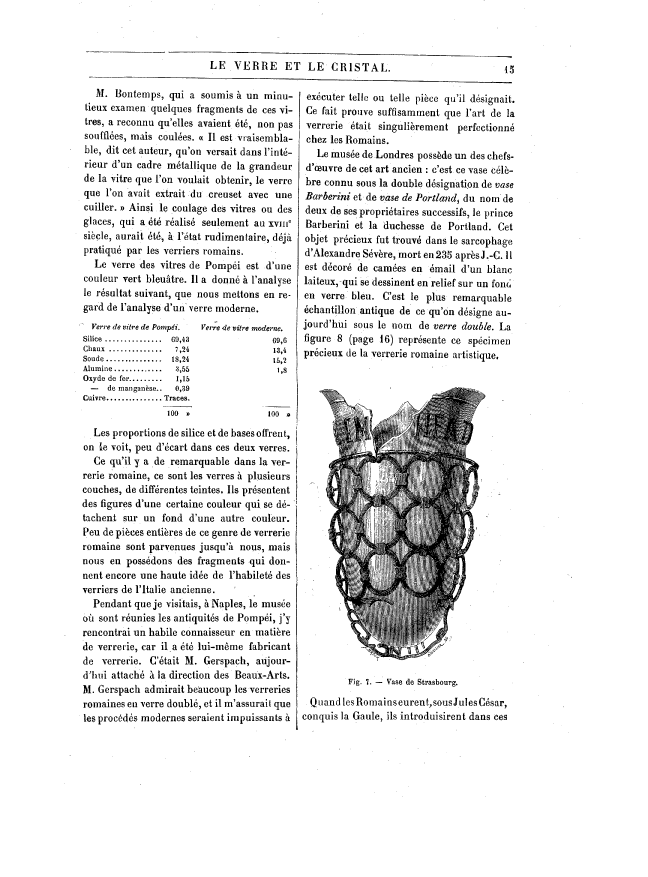
#> input picture input images/N0024670aau.tif, 2592 x 3508 px (shown at 1/4 size)
$ python -i Progetto.py   (imports and definitions only)   (older library calls are emulated)
#> lines starting #> are read from the running program, lines starting #| are printed output that depends on the picture; after the words box and inside, x2 and y2 are one past the last pixel; in counts of white or black regions, pixels touching at a corner belong together
import cv2 as cv
import numpy as np
import math
import statistics
import os
import glob
import igraph
import networkx as nx
#from igraph import Graph, EdgeSeq
from matplotlib import pyplot as plt
from skimage.filters import (threshold_otsu, threshold_sauvola)
from skimage.transform import hough_line
from skimage import measure
import sklearn.preprocessing
from scipy.sparse.csgraph import minimum_spanning_tree
from sklearn.neighbors import kneighbors_graph


'''
Sistemare voronoi
ocr pytesseract
sbianchettare figure DONE
commentare e modulare semiDONE (da continuare insieme)

ho migliorato anche la creazione dei box in modo tale da evitare gli spots
'''

# [147 lines left out: functions binarization, showImage, removeFiguresOrSpots, printContours, iteration, rlsa and 1 more, not called in this run]


def findMidDistanceContour(binarized_img):
    contours,_  = cv.findContours(np.uint8(np.logical_not(binarized_img)),cv.RETR_EXTERNAL,cv.CHAIN_APPROX_SIMPLE)
    sumW = 0
    size = 0
    for contour in contours:
        [x,y,w,h] = cv.boundingRect(contour)
        sumW += w
        size += 1
    midW = sumW/size
    return midW


def valueRLSA(binarized_img, vert: bool = False):

    distance = np.asarray(findDistance(binarized_img, vert))
    numSum=0
    sumDist=0
    distance = distance.astype(np.int)

    for k in range(distance.shape[0]):
        sumDist += distance[k]
        numSum += 1

    value=sumDist/numSum
    midW = findMidDistanceContour(binarized_img)
    value -= midW
    return round(value),distance

#trova la distanza tra centroidi
def findDistance(binarized_img, vert):
    points = findCentroids(binarized_img,binarized_img.copy())
    G,edges = minimumSpanningTreeEdges(points,4)
    edges_dist = G.data
    edges_hor,edges_vert = edgesInformation(edges,points,edges_dist)
    distance = []
    edges = edges_hor
    if vert:
        edges = edges_vert
    for edge in edges:
        c1,c2 = edge[2]
        x1,y1 = points[c1]
        x2,y2 = points[c2]
        dist = math.sqrt((x2 - x1)**2 + (y2 - y1)**2)
        distance.append(dist)
    return distance


# [100 lines left out: functions histogram, houghTransformDeskew, rotate, projection, showProjection, not called in this run]


def findCentroids(binarized_img,output_img):
    '''
    Find centroids of connected components (CCs) and draws it on the image passed as parameter.

    Parameters
    ----------
    binarized_img : array of binarized image pixels.
    output_img: array of output image pixels. This will be modified at the end of the method.

    Returns
    -------
    points : array of coordinates (x,y) about the finded centroids, sorted in increasing order.
    '''
    contours,_  = cv.findContours(np.uint8(np.logical_not(binarized_img)),cv.RETR_EXTERNAL,cv.CHAIN_APPROX_SIMPLE)
    points = []
    for contour in contours:
        M = cv.moments(contour)
        # calculate x,y coordinate of center
        if M["m00"] != 0:
            cX = int(M["m10"] / M["m00"])
            cY = int(M["m01"] / M["m00"])
            points.append((cX,cY))
        else:
            cX, cY = 0, 0

        cv.circle(output_img, (cX, cY), 5, (0, 255, 0), -1)
    points.sort(key=lambda x:x[0])

    return points

# [105 lines left out: functions rectContains, drawDelaunay, drawVoronoi, voronoi, not called in this run]


def kNeighborsGraph(points, k):
    '''
    Builds a K-Neighbors graph from an list of coordinates (x, y)

    Parameters
    ----------
    points : array of coordinates (x,y).
    k : int the number of neighbor to consider for each vector.

    Returns:
    G : sparse K-Neighbors graph
    '''

    # k = len(X)-1 gives the exact MST
    k = min(len(points) - 1, k)

    # generate a sparse graph using the k nearest neighbors of each point
    return kneighbors_graph(points, n_neighbors=k, mode='distance')

def minimumSpanningTreeEdges(points, k):
    '''
    Builds a Minimum Spanning Tree from an list of coordinates (x, y)

    Parameters
    ----------
    points : array of coordinates (x,y).
    k : int the number of neighbor to consider for each vector.

    Returns:
    full_tree :
    edges : numpy array of connected nodes in the MST. Index couple of points.
    '''
    G = kNeighborsGraph(points, k)

    # Compute the minimum spanning tree of this graph
    full_tree = minimum_spanning_tree(G, overwrite=True)

    return full_tree,np.array(full_tree.nonzero()).T


def angleBetween(p1, p2):
    dx = p2[1]-p1[1]
    dy = p2[0]-p1[0]
    arctan = math.atan2(dx,dy)
    return math.degrees(arctan)

def getAngles(edges,points):
    angles = []
    for edge in edges:
        #i, j = edge
        i,j = edge
        angles.append(angleBetween(points[i],points[j]))
    return angles

# [21 lines left out: functions plotEdges, docstrum, not called in this run]

def edgesInformation(edges, points, distances):
    angles = getAngles(edges,points)


    horizontal_edges =[]
    vertical_edges = []
    munnezza = []
    for i in range(len(angles)):

        #if -24< angles[i] < 24 or 156 < angles[i] or angles[i] < -156:
        if -15< angles[i] < 15 or 165 < angles[i] or angles[i] < -165:
            horizontal_edges.append((angles[i],distances[i],[edges[i][0],edges[i][1]]))
        elif 75 < angles[i] < 105 or (-75 > angles[i] and angles[i] > -105)  :
            vertical_edges.append((angles[i],distances[i],[edges[i][0],edges[i][1]]))
        else:
            munnezza.append((angles[i],distances[i],[edges[i][0],edges[i][1]]))
    '''
    print('HORIZ')
    for i in range(len(horizontal_edges)):
        print(horizontal_edges[i])
    print('VERT')
    for i in range(len(vertical_edges)):
        print(vertical_edges[i])
    print('MUN')
    for i in range(len(munnezza)):
        print(munnezza[i])
    '''
    return horizontal_edges,vertical_edges


# [364 lines left out: functions cutImage, cutMatrix, fanculo, main, main1, not called in this run]


# [2 lines not run here, left out]


>>> import cv2
>>> picture = cv2.imread('input images/N0024670aau.tif', cv2.IMREAD_GRAYSCALE)
#> picture: shape (3508, 2592); 92% white; 5037 black regions (2020 under 20 px)
>>> result = valueRLSA(picture)
#> in findCentroids, `contours,_  = cv.findContours(np.uint8(np.logical_not(binarized_img)),..`: contours = 3650 contours, 1158 with area under 20; largest, box (x1, y1, x2, y2) and area: (1278, 1548, 1942, 2641) 480096, (1404, 1634, 1485, 1793) 4074, (583, 309, 2048, 333) 2658, (1185, 366, 1202, 1693) 1946, (674, 207, 1924, 226) 1937
#> the loop in findCentroids, `for contour in contours:` made 3650 passes
#> (contour, cX, cY) on passes 1 to 6: ([[1942, 3187], [1943, 3187]], 0, 0), ([[1609, 3186], [1610, 3186]], 0, 0), ([[1496, 3171], [1497, 3171]], 0, 0), ([[1586, 3166], [1586, 3167]], 0, 0), ([[1635, 3145], [1635, 3146]], 0, 0), ([[562, 3137], [562, 3138], [563, 3139], [563, 3137]], 562, 3137)
#> after the loop in findCentroids, `for contour in contours:`:
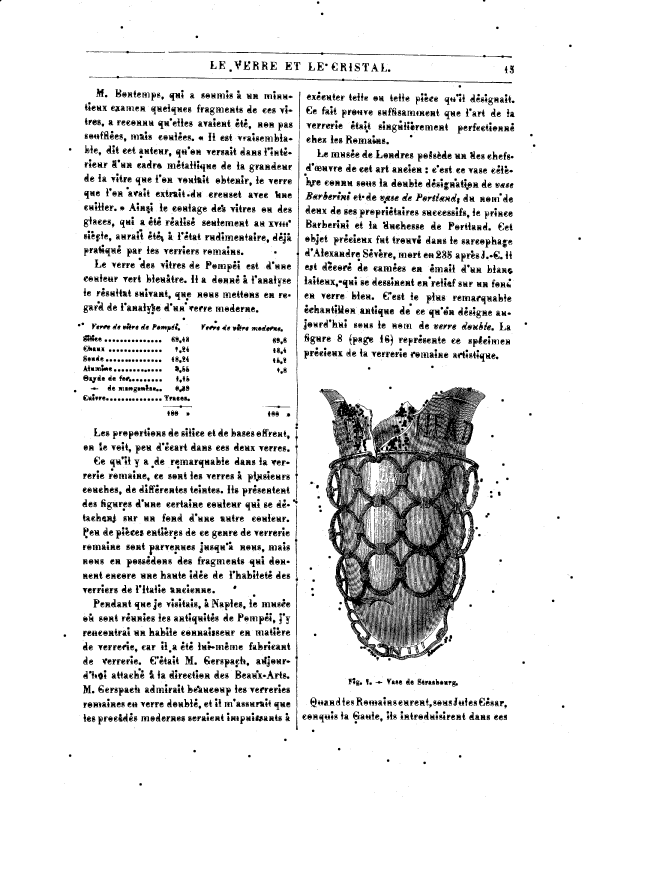
#> output_img: shape (3508, 2592) (shown at 1/4 size); 90.3% white; 4497 black regions (1524 under 20 px), largest, box (x1, y1, x2, y2) and area: (1278, 1548, 1942, 2641) 286929, (583, 309, 2048, 333) 4179, (1181, 366, 1202, 1717) 3490
#> after the loop in findCentroids, `for contour in contours:`: points = 3109 pairs, first value 259 to 2318, second value 1 to 3137
#> in kNeighborsGraph, `k = min(len(points) - 1, k)`: k = 4
#> in findDistance, `G,edges = minimumSpanningTreeEdges(points,4)`: edges = 3105 pairs, first value 0 to 3108, second value 5 to 3107
#> in findDistance, `edges_dist = G.data`: edges_dist = 3105 values, max 298.1 at index 2559, min 2.83 at index 2102, mean 22.46
#> the loop in getAngles, `for edge in edges:` made 3105 passes
#> (i, j, dx in angleBetween, dy in angleBetween, arctan in angleBetween) on passes 1 to 3: (0, 8, -10, 78, -0.128), (1, 11, -151, 59, -1.2), (2, 46, 4, 67, 0.0596)
#> after the loop in getAngles, `for edge in edges:`: angles = 3105 values, max 177.5 at index 3104, min -179.5 at index 3102, mean -2.81
#> after the loop in edgesInformation, `for i in range(len(angles)):`: horizontal_edges = 1947 items; munnezza = 768 items; vertical_edges = 390 items
#> in findDistance, `edges_hor,edges_vert = edgesInformation(edges,points,edges_dist)`: edges_hor = 1947 items; edges_vert = 390 items
#> in findDistance, `edges = edges_hor`: edges = 1947 items
#> the loop in findDistance, `for edge in edges:` made 1947 passes
#> edge on passes 28 to 30: (-6.34, 9.06, [36, 49]), (-8.97, 19.24, [37, 81]), (0, 20, [38, 84])
#> the loop in findMidDistanceContour, `for contour in contours:` made 3650 passes
#> contour on passes 1 to 3: [[1942, 3187], [1943, 3187]], [[1609, 3186], [1610, 3186]], [[1496, 3171], [1497, 3171]]

$ run again, on input images/N0024670aam.tif
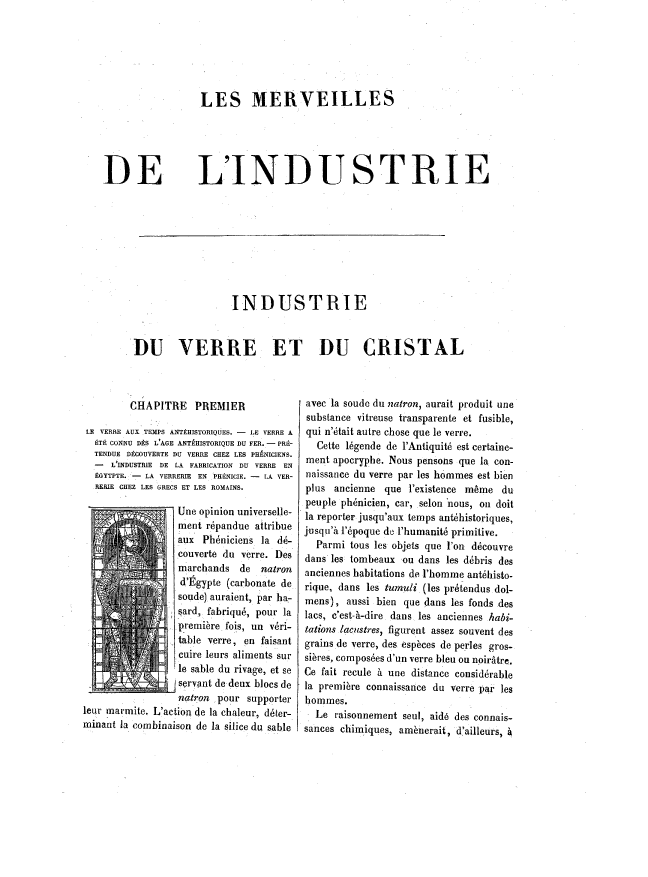
#> input picture input images/N0024670aam.tif, 2592 x 3508 px (shown at 1/4 size)
#> picture: shape (3508, 2592); 94.8% white; 2841 black regions (1202 under 20 px)
#> contours = 2677 contours, 1092 with area under 20; largest, box (x1, y1, x2, y2) and area: (354, 2034, 703, 2774) 216910, (1137, 619, 1243, 738) 8740, (1647, 618, 1755, 736) 5570, (414, 621, 519, 735) 3460, (549, 620, 646, 738) 3314
#> the loop in findCentroids, `for contour in contours:` made 2677 passes
#> (contour, cX, cY) on passes 1 to 6: ([[1621, 3172], [1621, 3173], [1622, 3173], [1622, 3172]], 1621, 3172), ([[248, 3171], [256, 3171]], 0, 0), ([[2341, 3170], [2343, 3170]], 0, 0), ([[470, 3170], [470, 3171]], 0, 0), ([[2063, 3147], [2066, 3147], [2068, 3149], [2066, 3147]], 0, 0), ([[472, 3144], [473, 3144]], 0, 0)
#> after the loop in findCentroids, `for contour in contours:`:
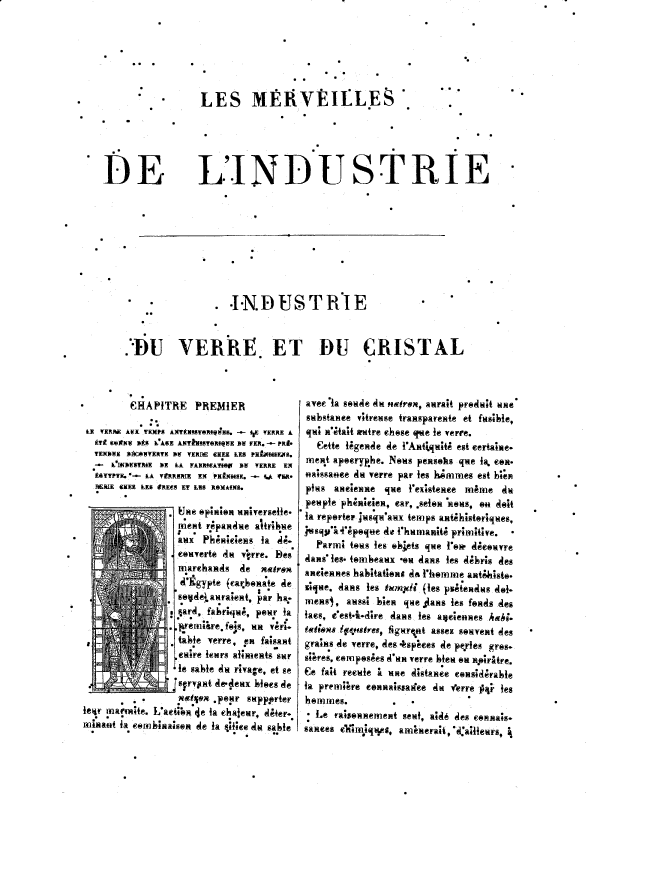
#> output_img: shape (3508, 2592) (shown at 1/4 size); 93.8% white; 2603 black regions (800 under 20 px), largest, box (x1, y1, x2, y2) and area: (354, 2034, 708, 2774) 113439, (1647, 618, 1755, 736) 4178, (549, 620, 657, 738) 3846
#> after the loop in findCentroids, `for contour in contours:`: points = 1956 pairs, first value 259 to 2308, second value 0 to 3172
#> k = 4
#> in findDistance, `G,edges = minimumSpanningTreeEdges(points,4)`: edges = 1955 pairs, first value 0 to 1952, second value 3 to 1955
#> edges_dist = 1955 values, max 296.6 at index 1948, min 1 at index 1867, mean 27.99
#> the loop in getAngles, `for edge in edges:` made 1955 passes
#> (i, j, dx in angleBetween, dy in angleBetween, arctan in angleBetween) on passes 1 to 3: (0, 9, 196, 69, 1.23), (0, 97, -8, 247, -0.0324), (1, 40, 57, 142, 0.382)
#> after the loop in getAngles, `for edge in edges:`: angles = 1955 values, max 180 at index 816, min -176.8 at index 226, mean -1.85
#> after the loop in edgesInformation, `for i in range(len(angles)):`: horizontal_edges = 1221 items; munnezza = 460 items; vertical_edges = 274 items
#> edges_hor = 1221 items; edges_vert = 274 items
#> in findDistance, `edges = edges_hor`: edges = 1221 items
#> the loop in findDistance, `for edge in edges:` made 1221 passes
#> edge on passes 28 to 30: (-7.13, 16.12, [50, 58]), (4.76, 12.04, [51, 60]), (-3.18, 18.03, [55, 67])
#> the loop in findMidDistanceContour, `for contour in contours:` made 2677 passes
#> contour on passes 1 to 3: [[1621, 3172], [1621, 3173], [1622, 3173], [1622, 3172]], [[248, 3171], [256, 3171]], [[2341, 3170], [2343, 3170]]

$ run again, on input images/N0024670aan.tif
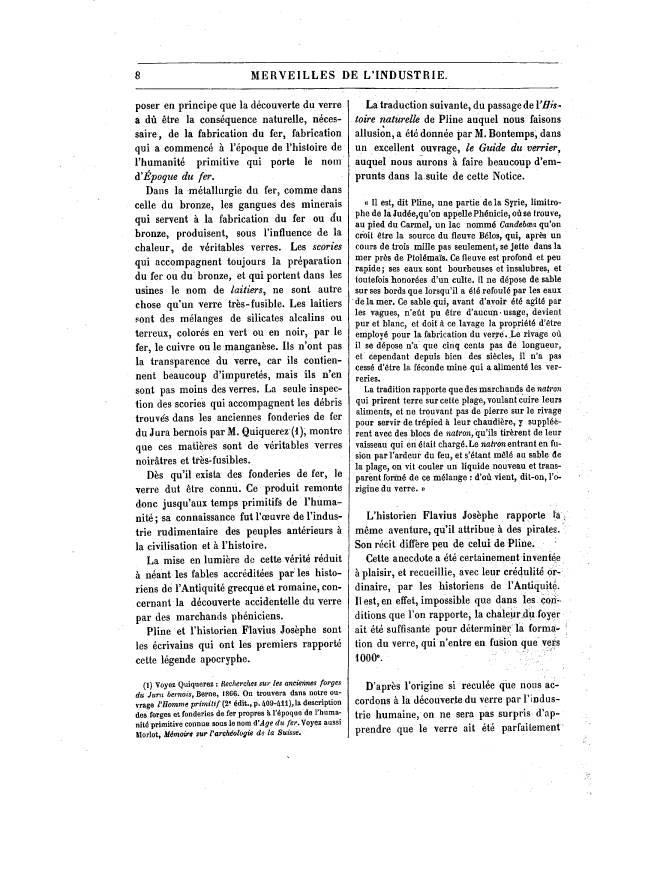
#> input picture input images/N0024670aan.tif, 2592 x 3508 px (shown at 1/4 size)
#> picture: shape (3508, 2592); 92.8% white; 4921 black regions (1080 under 20 px)
#> contours = 4917 contours, 1200 with area under 20; largest, box (x1, y1, x2, y2) and area: (1390, 400, 1401, 2952) 5286, (845, 349, 2235, 358) 2705, (1072, 248, 2072, 252) 1954, (551, 249, 1071, 255) 958, (969, 1707, 996, 1747) 732
#> the loop in findCentroids, `for contour in contours:` made 4917 passes
#> (contour, cX, cY) on passes 1, 3, 4, 5, 6, 7: ([[2360, 3174]], 0, 0), ([[2349, 3171], [2350, 3171], [2351, 3172], [2351, 3171]], 2350, 3171), ([[2361, 3168], [2362, 3169], [2363, 3168]], 2362, 3168), ([[2123, 3163], [2122, 3164], [2123, 3164]], 2122, 3163), ([[2062, 3160], [2063, 3160]], 0, 0), ([[2127, 3154], [2127, 3155], [2128, 3155], [2128, 3154]], 2127, 3154)
#> after the loop in findCentroids, `for contour in contours:`:
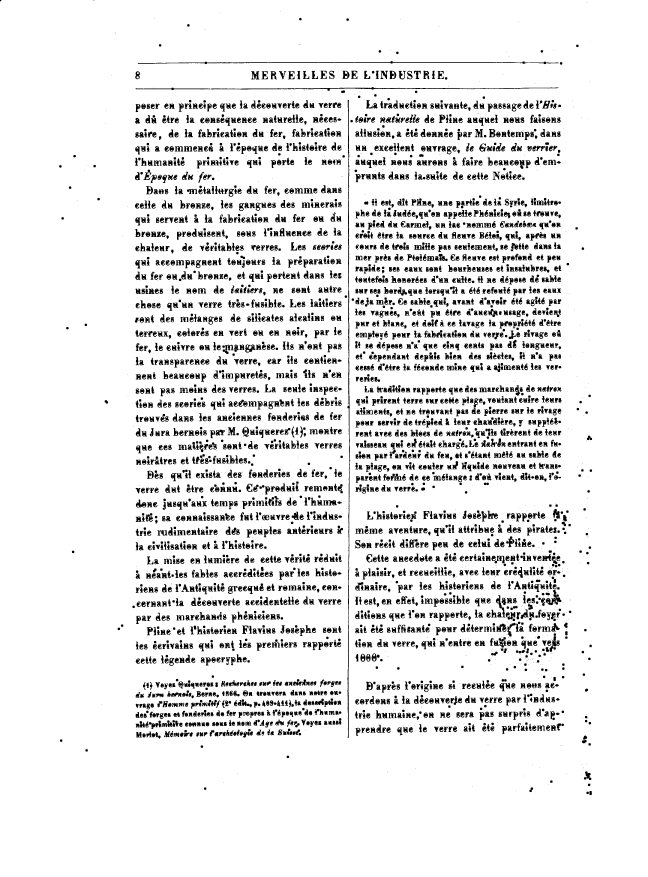
#> output_img: shape (3508, 2592) (shown at 1/4 size); 90.6% white; 4454 black regions (512 under 20 px), largest, box (x1, y1, x2, y2) and area: (1389, 400, 1401, 2952) 7894, (845, 348, 2235, 364) 4212, (1072, 244, 2072, 255) 3008
#> after the loop in findCentroids, `for contour in contours:`: points = 4318 pairs, first value 241 to 2363, second value 76 to 3175
#> k = 4
#> in findDistance, `G,edges = minimumSpanningTreeEdges(points,4)`: edges = 4315 pairs, first value 0 to 4313, second value 4 to 4317
#> edges_dist = 4315 values, max 256.9 at index 6, min 2.83 at index 3972, mean 21.41
#> the loop in getAngles, `for edge in edges:` made 4315 passes
#> (i, j, dx in angleBetween, dy in angleBetween, arctan in angleBetween) on passes 1 to 3: (0, 6, -41, 57, -0.624), (0, 4, 85, 39, 1.14), (1, 8, 39, 102, 0.365)
#> after the loop in getAngles, `for edge in edges:`: angles = 4315 values, max 178.7 at index 1180, min -176.9 at index 1680, mean -0.99
#> after the loop in edgesInformation, `for i in range(len(angles)):`: horizontal_edges = 2812 items; munnezza = 949 items; vertical_edges = 554 items
#> edges_hor = 2812 items; edges_vert = 554 items
#> in findDistance, `edges = edges_hor`: edges = 2812 items
#> the loop in findDistance, `for edge in edges:` made 2812 passes
#> edge on passes 28 to 30: (7.13, 24.19, [48, 103]), (-5.19, 22.09, [49, 93]), (-4.97, 23.09, [50, 100])
#> the loop in findMidDistanceContour, `for contour in contours:` made 4917 passes
#> contour on passes 1, 3, 4: [[2360, 3174]], [[2349, 3171], [2350, 3171], [2351, 3172], [2351, 3171]], [[2361, 3168], [2362, 3169], [2363, 3168]]
